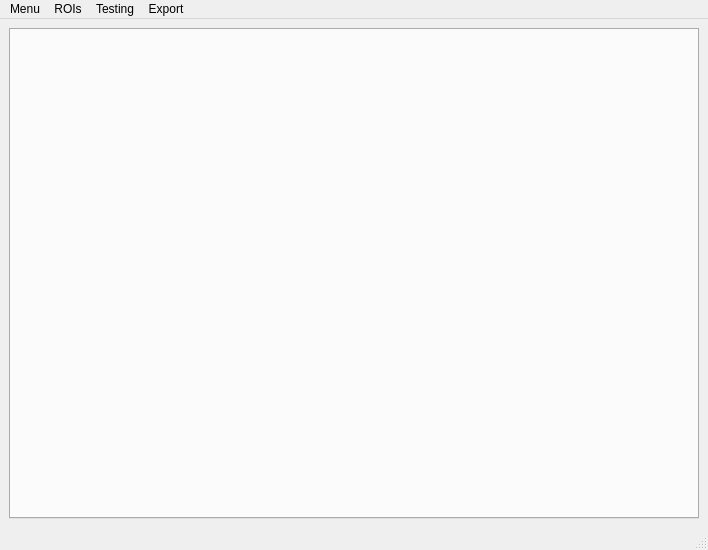
<?xml version="1.0" encoding="UTF-8"?>
<ui version="4.0">
 <class>MrMeshMainWindow</class>
 <widget class="QMainWindow" name="MrMeshMainWindow">
  <property name="geometry">
   <rect>
    <x>0</x>
    <y>0</y>
    <width>708</width>
    <height>550</height>
   </rect>
  </property>
  <property name="windowTitle">
   <string>mrMeshPy v0.1</string>
  </property>
  <widget class="QWidget" name="centralwidget">
   <property name="sizePolicy">
    <sizepolicy hsizetype="Expanding" vsizetype="Expanding">
     <horstretch>0</horstretch>
     <verstretch>0</verstretch>
    </sizepolicy>
   </property>
   <property name="minimumSize">
    <size>
     <width>662</width>
     <height>0</height>
    </size>
   </property>
   <layout class="QHBoxLayout" name="horizontalLayout">
    <item>
     <widget class="QTabWidget" name="tabWidget">
      <property name="sizePolicy">
       <sizepolicy hsizetype="MinimumExpanding" vsizetype="MinimumExpanding">
        <horstretch>0</horstretch>
        <verstretch>0</verstretch>
       </sizepolicy>
      </property>
      <property name="autoFillBackground">
       <bool>false</bool>
      </property>
      <property name="currentIndex">
       <number>-1</number>
      </property>
      <property name="tabsClosable">
       <bool>false</bool>
      </property>
      <property name="movable">
       <bool>false</bool>
      </property>
     </widget>
    </item>
   </layout>
  </widget>
  <widget class="QStatusBar" name="statusbar"/>
  <widget class="QMenuBar" name="menubar">
   <property name="geometry">
    <rect>
     <x>0</x>
     <y>0</y>
     <width>708</width>
     <height>24</height>
    </rect>
   </property>
   <property name="nativeMenuBar">
    <bool>false</bool>
   </property>
   <widget class="QMenu" name="menuMenu">
    <property name="title">
     <string>Menu</string>
    </property>
    <addaction name="actionUnder_development"/>
   </widget>
   <widget class="QMenu" name="menuROIs">
    <property name="title">
     <string>ROIs</string>
    </property>
    <addaction name="actionEnableDraw"/>
    <addaction name="actionDisableDraw"/>
    <addaction name="actionCloseAndFill"/>
    <addaction name="separator"/>
    <addaction name="separator"/>
    <addaction name="actionStart_New_ROI"/>
   </widget>
   <widget class="QMenu" name="menuTesting">
    <property name="title">
     <string>Testing</string>
    </property>
    <addaction name="actionSend_10_bytes_TCP"/>
   </widget>
   <widget class="QMenu" name="menuExport">
    <property name="title">
     <string>Export</string>
    </property>
    <addaction name="actionExport_Surface_to_stl"/>
   </widget>
   <addaction name="menuMenu"/>
   <addaction name="menuROIs"/>
   <addaction name="menuTesting"/>
   <addaction name="menuExport"/>
  </widget>
  <action name="actionSoon">
   <property name="text">
    <string>Soon</string>
   </property>
  </action>
  <action name="actionEnableDraw">
   <property name="text">
    <string>Enable drawing</string>
   </property>
  </action>
  <action name="actionDisableDraw">
   <property name="text">
    <string>Disable drawing</string>
   </property>
  </action>
  <action name="actionCloseAndFill">
   <property name="text">
    <string>Close and Fill</string>
   </property>
  </action>
  <action name="actionSend_10_bytes_TCP">
   <property name="text">
    <string>Send 10 bytes TCP</string>
   </property>
  </action>
  <action name="actionStart_New_ROI">
   <property name="text">
    <string>Start New ROI</string>
   </property>
  </action>
  <action name="actionExport_Surface_to_stl">
   <property name="text">
    <string>Export Surface to .stl</string>
   </property>
  </action>
  <action name="actionUnder_development">
   <property name="text">
    <string>Under development</string>
   </property>
  </action>
 </widget>
 <resources/>
 <connections/>
</ui>
